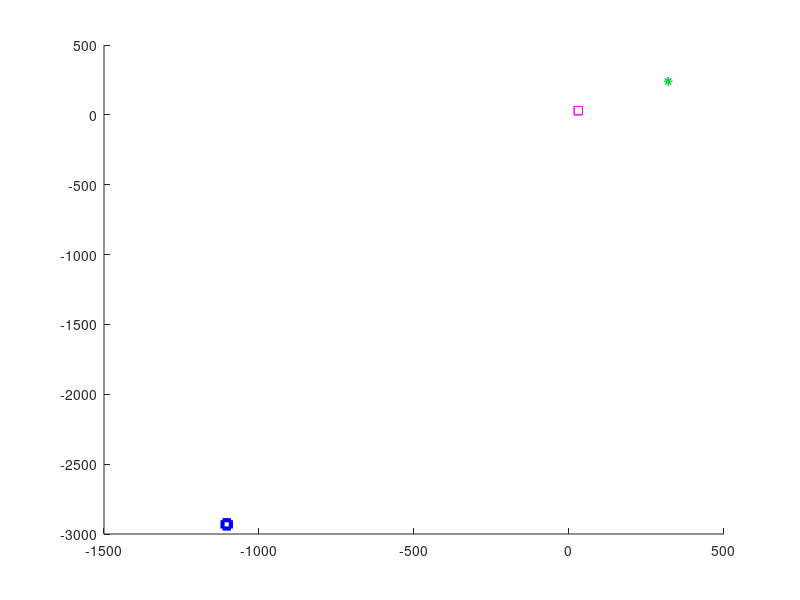

Write the MATLAB code that produced this figure.
% SCREEN_X = 640;
% SCREEN_Y = 480;
% fu=.1;
% fv=.1;
% s=3;
% OIz = SCREEN_X / 2+eps;  %2
% OIy = SCREEN_Y / 2+eps;  %1
% DAngy=0; %angular differences
% DAngz=0.4;
% 
% t=[0;0;0];
% Dv=0.03;
% Lpk1=[30;30]/Dv; %Inverse Depth
% 
% Rz=[cos(DAngz) -sin(DAngz) 0;sin(DAngz) cos(DAngz) 0;0 0 1];
% Ry=[cos(DAngy) 0 sin(DAngy);0 1 0;-sin(DAngy) 0 cos(DAngy)];
% R=Rz*Ry;
% L=[s*R s*t;zeros(1,3) 1];
% K=[Dv;Lpk1]/norm([Dv;Lpk1])
% y=inv(L)*[K;1] % Environment


SCREEN_X = 640;
SCREEN_Y = 480;
fu=.1;
fv=.1;
s=10; %Camera ratio
OIx = SCREEN_X / 2+eps;  %2
OIy = SCREEN_Y / 2+eps;  %1
DAngy=.3; %angular differences
DAngz=.5;

t=[0;0;0];
Dv=0.03;
Lpk1=[30;30]; %Inverse Depth
LPn=[Lpk1(1)-OIx;Lpk1(2)-OIy];
Rz=[cos(DAngz) -sin(DAngz) 0;sin(DAngz) cos(DAngz) 0;0 0 1];
Ry=[cos(DAngy) 0 sin(DAngy);0 1 0;-sin(DAngy) 0 cos(DAngy)];
R=Rz*Ry;
L=R*[s*LPn;s*.15] %we have to add image ratio! 
%adding velocity integral error! 
 
Lx=fu*(L(1)/L(3))+OIx
Ly=fv*(L(2)/L(3))+OIy


hold on
plot(L(1)+OIx,L(2)+OIy,'bs','LineWidth',3);
hold on 
plot(Lpk1,Lpk1,'ms');
hold on
plot(OIx,OIy,'b*');
hold on
plot(Lx,Ly,'g*');




